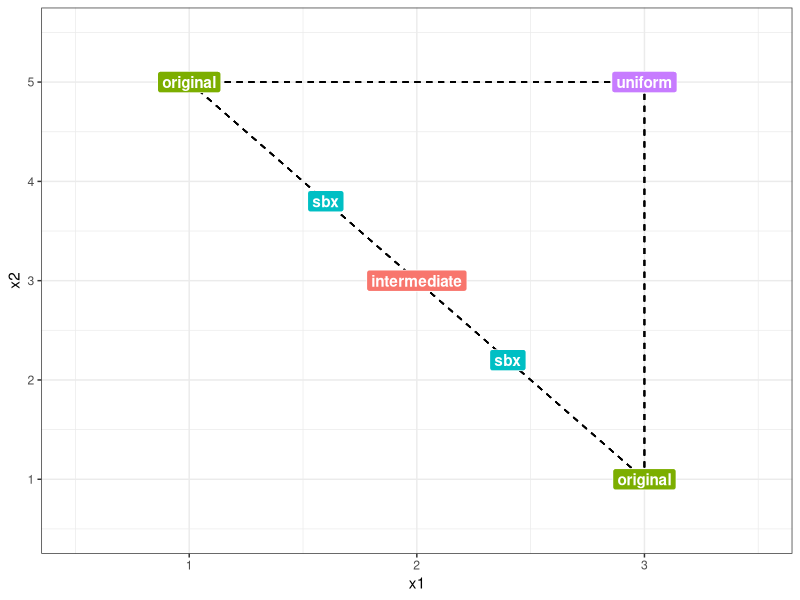

Write the R code that produced this figure.
library(ggplot2)

df = data.frame(x1 = c(1, 3), x2 = c(5, 1))
df$label = c("original", "original")

df = rbind(df, c(3, 5, "uniform"))
df$x1 = as.numeric(df$x1)
df$x2 = as.numeric(df$x2)

x = df[1, 1:2]
xt = df[2, 1:2]
intermediate = 0.5 * (x + xt)

beta = 0.4
sbx1 = intermediate + 0.5 * beta * (xt - x)
sbx2 = intermediate - 0.5 * beta * (xt - x)

df = rbind(df, c(intermediate[, 1], intermediate[, 2], "intermediate"))
df = rbind(df, c(sbx1[, 1], sbx1[, 2], "sbx"))
df = rbind(df, c(sbx2[, 1], sbx2[, 2], "sbx"))
df$x1 = as.numeric(df$x1)
df$x2 = as.numeric(df$x2)


p = ggplot(data = df, aes(x = x1, y = x2, colour = label, label = label)) + geom_point()
p = p + geom_segment(aes(x=df[1, 1], xend=df[2, 1], y=df[1, 2], yend=df[2, 2]), linetype=2, color = "black")
p = p + geom_segment(aes(x=df[1, 1], xend=df[3, 1], y=df[1, 2], yend=df[3, 2]), linetype=2, color = "black")
p = p + geom_segment(aes(x=df[2, 1], xend=df[3, 1], y=df[2, 2], yend=df[3, 2]), linetype=2, color = "black")
p = p + geom_label(aes(fill = label), colour = "white", fontface = "bold")
p = p + theme_bw() + theme(legend.position = "none")
p = p + xlim(c(0.5, 3.5)) + ylim(c(0.5, 5.5))

ggsave("figure_man/ea_recombination_numeric.pdf", p, width = 3, height = 3)